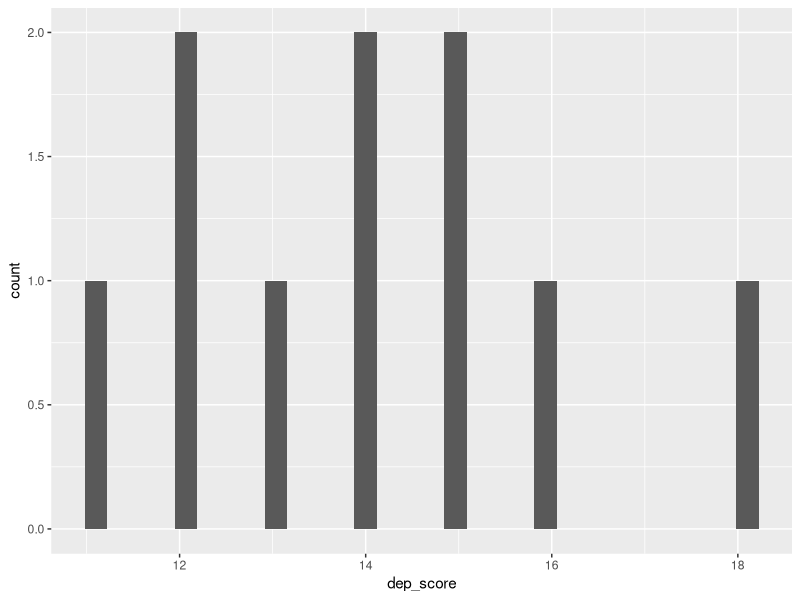
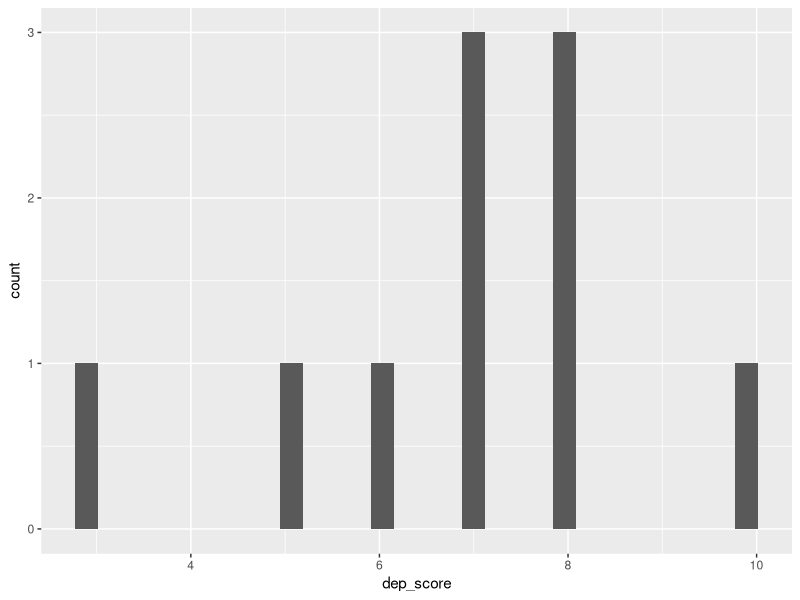
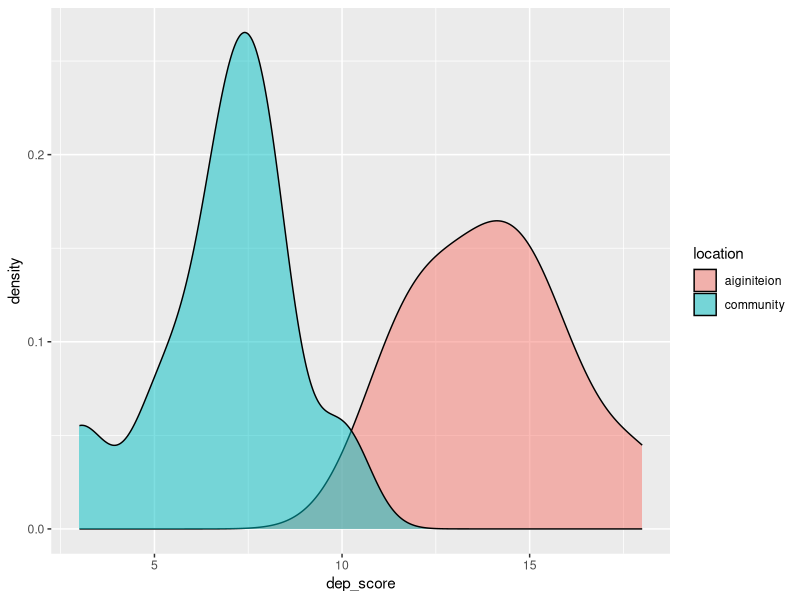

Here is the R script that generated these plots, in order:
## ---- chunk 1
my_name <- "Argyris"
my_name
class(my_name)
## ---- chunk 2
n <- 10
## ---- chunk 3
aiginiteion_dep <- data.frame(
  ids = paste0("aiginiteion_",  1:n),
  dep_score = round(rnorm(n, 14, 2), 0)
)
## ---- chunk 4
library(tidyverse)
aiginiteion_dep %>% 
  ggplot(aes(x = dep_score))+
  geom_histogram(position = "identity")
## ---- chunk 5
community_dep <- data.frame(
  ids = paste0("community_",  1:n),
  dep_score = round(rnorm(n, 8, 2), 0)
)
## ---- chunk 6
library(tidyverse)
community_dep %>% 
  ggplot(aes(x = dep_score))+
  geom_histogram(position = "identity")
## ---- chunk 7
combined_df <- rbind(aiginiteion_dep, community_dep)
head(combined_df)
tail(combined_df)
dim(combined_df)
install.packages("tidyverse")
library(tidyverse)
combined_df <- combined_df %>% 
  mutate(location = case_when(str_detect(combined_df$ids, "aiginiteion")~ "aiginiteion", 
                   str_detect(combined_df$ids, "community")~ "community") )

head(combined_df)
tail(combined_df)
## ---- chunk 8
combined_df %>% 
  ggplot(aes(dep_score, fill = location))+
  geom_density( alpha = 0.5, bins = 100)
  
## ---- chunk 9
t.test(dep_score~ location, data = combined_df)
